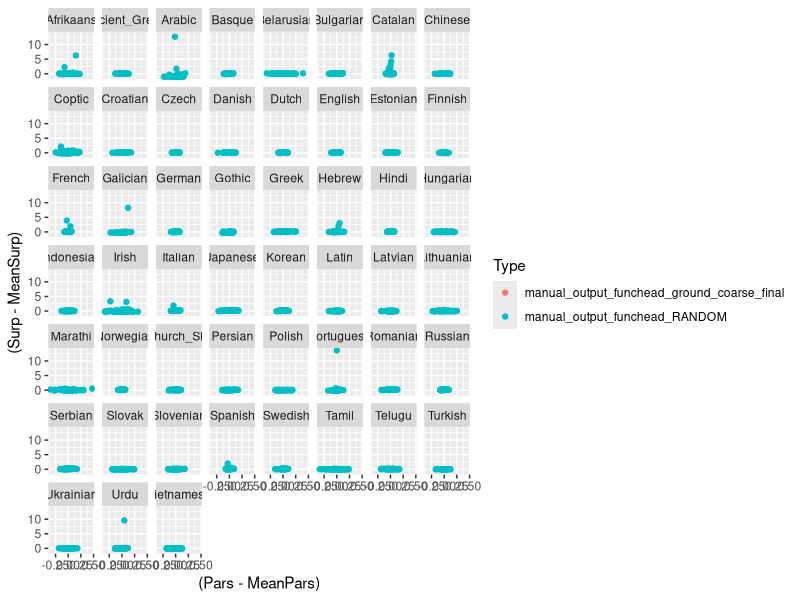

Source code (R): (Note: this script raises an error after producing the figure.)
# per language


library(lme4)
library(tidyr)
library(dplyr)
library(ggplot2)
#depl = read.csv("../../../grammars/dependency_length/total_summary_funchead_coarse.tsv", sep="\t")# %>% rename(Quality=AverageLength)

# Read predictability estimates
dataS =  read.csv("../../../grammars/plane/controls/plane-fixed-withoutPOS.tsv", sep="\t") %>% mutate(Model = as.character(Model))
dataS = dataS %>% group_by(Language, Type, Model) %>% summarise(Surp = mean(Surp, na.rm=TRUE))
dataS = as.data.frame(dataS)

# Read parseability estimates
dataP =  read.csv("../../../grammars/plane/controls/plane-parse-withoutPOS.tsv", sep="\t") %>% mutate(Model = as.character(Model))
dataP = dataP %>% group_by(Language, Type, Model) %>% summarise(UAS = mean(UAS, na.rm=TRUE), Pars = mean(Pars, na.rm=TRUE))
dataP = as.data.frame(dataP)

# Ensure everything is treated as a string, not a factor, to ensure the frames can be merged
dataS = dataS %>% mutate(Type = as.character(Type))
dataP = dataP %>% mutate(Type = as.character(Type))
dataS = dataS %>% mutate(Model = as.character(Model))
dataP = dataP %>% mutate(Model = as.character(Model))
dataS = dataS %>% mutate(Language = as.character(Language))
dataP = dataP %>% mutate(Language = as.character(Language))
data = merge(dataS, dataP, by=c("Language", "Model", "Type"), all.x=TRUE, all.y=TRUE)

# Collapse all five groups of random grammars (10 random grammars per group per language)
data = data %>% mutate(Type = ifelse(Type == "manual_output_funchead_RANDOM2", "manual_output_funchead_RANDOM", as.character(Type)))
data = data %>% mutate(Type = ifelse(Type == "manual_output_funchead_RANDOM3", "manual_output_funchead_RANDOM", as.character(Type)))
data = data %>% mutate(Type = ifelse(Type == "manual_output_funchead_RANDOM4", "manual_output_funchead_RANDOM", as.character(Type)))
data = data %>% mutate(Type = ifelse(Type == "manual_output_funchead_RANDOM5", "manual_output_funchead_RANDOM", as.character(Type)))





dataComp = data
dataCompBaseline = dataComp %>% filter(grepl("RANDOM", Type))
dataCompGround = dataComp %>% filter(Type == "manual_output_funchead_ground_coarse_final") %>% select(Language, Surp, Pars) %>% rename(SurpGround = Surp) %>% rename(ParsGround = Pars) %>% mutate(EffGround = ParsGround + 0.9*SurpGround) %>% group_by(Language)
dataComp = merge(dataCompBaseline, dataCompGround, by=c("Language"))

dataComp$Eff = dataComp$Pars + 0.9*dataComp$Surp

u = dataComp %>% group_by(Language) %>% summarise(BetterSurp = sum(Surp > SurpGround, na.rm=TRUE), WorseSurp = sum(Surp <= SurpGround, na.rm=TRUE), TotalSurp = BetterSurp+WorseSurp, BetterFracSurp = BetterSurp/TotalSurp, BetterPars = sum(Pars > ParsGround, na.rm=TRUE), WorsePars = sum(Pars <= ParsGround, na.rm=TRUE), TotalPars = BetterPars+WorsePars, BetterFracPars = BetterPars/TotalPars, BetterEff = sum(Eff > EffGround, na.rm=TRUE), WorseEff = sum(Eff <= EffGround, na.rm=TRUE), TotalEff = BetterEff+WorseEff, BetterFracEff = BetterEff/TotalEff )










#data = merge(data, depl %>% select(Language, Model,AverageLengthPerWord) %>% mutate(Model = as.character(Model)), by=c("Language", "Model"), all.x=TRUE)
data = data %>% mutate(Two = 0.9*Surp+Pars)

data2 = rbind(data)
data2 = data2 %>% group_by(Language, Type) %>% summarise(Surp=mean(Surp, na.rm=TRUE), Pars=mean(Pars, na.rm=TRUE)) %>% group_by(Language) %>% mutate(MeanSurp = mean(Surp, na.rm=TRUE), SDSurp = sd(Surp, na.rm=TRUE)) %>% mutate(MeanPars = mean(Pars, na.rm=TRUE), SDPars = sd(Pars, na.rm=TRUE))
plot = ggplot(data2, aes(x=(Pars-MeanPars)/SDPars, y=(Surp-MeanSurp)/SDSurp, color=Type, group=Type)) +geom_point()
#plot = ggplot(data, aes(x=(Pars), y=(Surp), color=Type, group=Type)) +geom_point()


#dataMean = data %>% group_by(Language) %>% summarise(MeanSurp = mean(Surp), SDSurp = sd(Surp)+0.0001)
#data_ = merge(data, dataMean, by=c("Language"))
#dataMean = data %>% group_by(Language) %>% summarise(MeanUAS = mean(UAS), SDUAS = sd(UAS)+0.0001)
#data_ = merge(data_, dataMean, by=c("Language"))
#
#plot = ggplot(data_, aes(x=(UAS), y=(Surp-MeanSurp), color=Type, group=Type)) +geom_point()

dataPBest = data %>% filter(Type == "manual_output_funchead_two_coarse_parser_best_balanced") %>% group_by(Language) %>% summarise(Pars = min(Pars, na.rm=TRUE))
data2Best = data %>% filter(Type == "manual_output_funchead_two_coarse_lambda09_best_large") %>% group_by(Language) %>% summarise(Two = min(Two, na.rm=TRUE))
dataSBest = data %>% filter(Type == "manual_output_funchead_langmod_coarse_best_balanced") %>% group_by(Language) %>% summarise(Surp = min(Surp, na.rm=TRUE))

dataP = data %>% filter(Type == "manual_output_funchead_two_coarse_parser_best_balanced")
data2 = data %>% filter(Type == "manual_output_funchead_two_coarse_lambda09_best_large")
dataS = data %>% filter(Type == "manual_output_funchead_langmod_coarse_best_balanced")

dataP = merge(dataP, dataPBest, by=c("Language", "Pars"))
data2 = merge(data2, data2Best, by=c("Language", "Two"))
dataS = merge(dataS, dataSBest, by=c("Language", "Surp"))


dataRandom = data %>% filter(grepl("RANDOM", Type))
#dataDepL = data %>% filter(grepl("depl", Type)) #%>% filter(Model %in% deplBest) ###%>% group_by(Language) %>% summarise(Surp = mean(Surp), Pars = mean(Pars))
dataGround = data %>% filter(grepl("ground", Type)) #%>% group_by(Language) %>% summarise(Surp = mean(Surp), Pars = mean(Pars))
#dataReal = data %>% filter(grepl("REAL", Type)) #%>% group_by(Language) %>% summarise(Surp = mean(Surp), Pars = mean(Pars))


D = dataGround %>% select(Language, Type, Model)
#write.csv(D, file="../strongest_models/models-mle.csv")




#dataDepLBest = dataDepL %>% group_by(Language) %>% summarise(AverageLengthPerWord = min(AverageLengthPerWord))
#dataDepL = merge(dataDepL, dataDepLBest, by=c("Language", "AverageLengthPerWord"))

#D = dataDepL %>% select(Language, Type, Model, AverageLengthPerWord)
#write.csv(D, file="../strongest_models/best-depl.csv")




data = rbind(dataP, data2)
data = rbind(data, dataS)
data = rbind(data, dataRandom)
#data = rbind(data, dataDepL)
data = rbind(data, dataGround)
#data = rbind(data, dataReal)


#data2 = data2 %>% %>% group_by(Language) %>% mutate(MeanSurp = mean(Surp, na.rm=TRUE), SDSurp = sd(Surp, na.rm=TRUE)) %>% mutate(MeanPars = mean(Pars, na.rm=TRUE), SDPars = sd(Pars, na.rm=TRUE))

dataMean = data %>% group_by(Language, Type) %>% summarise(Surp=mean(Surp, na.rm=TRUE)) %>% group_by(Language) %>% summarise(MeanSurp = mean(Surp, na.rm=TRUE), SDSurp = sd(Surp, na.rm=TRUE)+0.0001)
#write.csv(dataMean, file="surp-z.csv")
data = merge(data, dataMean, by=c("Language"))
#dataDepL = merge(dataDepL, dataMean, by=c("Language"))
dataMean = data %>% group_by(Language, Type) %>% summarise(Pars=mean(Pars, na.rm=TRUE)) %>% group_by(Language) %>% summarise(MeanPars = mean(Pars, na.rm=TRUE), SDPars = sd(Pars, na.rm=TRUE)+0.0001)
#write.csv(dataMean, file="pars-z.csv")
data = merge(data, dataMean, by=c("Language"))
#dataDepL = merge(dataDepL, dataMean, by=c("Language"))

dataMean = data %>% filter(grepl("RANDOM", Type)) %>% group_by(Language) %>% summarise(MeanSurpRand = mean(Surp, na.rm=TRUE), SDSurpRand = sd(Surp, na.rm=TRUE)+0.0001)
data = merge(data, dataMean, by=c("Language"))
#dataDepL = merge(dataDepL, dataMean, by=c("Language"))
dataMean = data %>% filter(grepl("RANDOM", Type)) %>% group_by(Language) %>% summarise(MeanParsRand = mean(Pars, na.rm=TRUE), SDParsRand = sd(Pars, na.rm=TRUE)+0.0001)
data = merge(data, dataMean, by=c("Language"))
#dataDepL = merge(dataDepL, dataMean, by=c("Language"))



D = data %>% filter(Type == "manual_output_funchead_two_coarse_lambda09_best_large") %>% select(Language, Type, Model, Pars, Surp)
#write.csv(D, file="best-two-lambda09-best-balanced.csv")


D = data %>% filter(Type == "manual_output_funchead_langmod_coarse_best_balanced") %>% select(Language, Type, Model, Surp)
#write.csv(D, file="../strongest_models/best-langmod-best-balanced.csv")


D = data %>% filter(Type == "manual_output_funchead_two_coarse_parser_best_balanced") %>% select(Language, Type, Model, Pars)
#write.csv(D, file="best-parse-best-balanced.csv")






plot = ggplot(data, aes(x=(Pars-MeanPars)/SDPars, y=(Surp-MeanSurp)/SDSurp, color=Type, group=Type)) +geom_point()
plot = ggplot(data, aes(x=(Pars-MeanPars), y=(Surp-MeanSurp), color=Type, group=Type)) +geom_point()

plot = ggplot(data, aes(x=(Pars-MeanPars)/SDPars, y=(Surp-MeanSurp)/SDSurp, color=Type, group=Type)) +geom_point() + facet_wrap(~Language, scales="free")

plot = ggplot(data, aes(x=(Pars-MeanPars), y=(Surp-MeanSurp), color=Type, group=Type)) +geom_point() + facet_wrap(~Language)


data = data %>% mutate(Pars_z = (Pars-MeanPars)/SDPars, Surp_z=(Surp-MeanSurp)/SDSurp)

subData = data %>% filter(Type %in% c("manual_output_funchead_two_coarse_parser_best_balanced", "manual_output_funchead_two_coarse_lambda09_best_large", "manual_output_funchead_langmod_coarse_best_balanced"))

subData = subData[order(subData$Type),]

Step = c()
Surp_z = c()
Pars_z = c()
Language = c()
for(language in unique(subData$Language)) {
   u = subData %>% filter(Language == language)

   # Pareto hull

   # Find the maximum predictability end, with the associated parseability
   pred = min(u$Surp_z)
   pars = (u %>% filter(Type == "manual_output_funchead_langmod_coarse_best_balanced"))$Pars_z[1]

   Surp_z = c(Surp_z, pred)
   Pars_z = c(Pars_z, pars)
   Language = c(Language, language)
   Step = c(Step, 1)

   # Find the maximum efficiency end
   pred = (u %>% filter(Type == "manual_output_funchead_two_coarse_lambda09_best_large"))$Surp_z[1]
   pars = (u %>% filter(Type == "manual_output_funchead_two_coarse_lambda09_best_large"))$Pars_z[1]

   Surp_z = c(Surp_z, pred)
   Pars_z = c(Pars_z, pars)
   Language = c(Language, language)
   Step = c(Step, 2)

   # Find the maximum parseability end, with the associated predictability
   pred = (u %>% filter(Type == "manual_output_funchead_two_coarse_parser_best_balanced"))$Surp_z[1]
   pars = min(u$Pars_z)

   Surp_z = c(Surp_z, pred)
   Pars_z = c(Pars_z, pars)
   Language = c(Language, language)
   Step = c(Step, 3)

}

subData = data.frame(Language=Language, Surp_z=Surp_z, Pars_z=Pars_z)
subData$Type = "Pareto"



corpusSize = read.csv("../../corpus-size/corpus-sizes.tsv", sep="\t")
languagesOrdered = corpusSize$language[order(-corpusSize$sents_train)]

data$Language = factor(data$Language, levels=languagesOrdered)
subData$Language = factor(subData$Language, levels=languagesOrdered)



plot = ggplot(data %>% filter(Type %in% c("manual_output_funchead_RANDOM")) %>% filter(Surp_z < 3), aes(x=-Pars_z, y=-Surp_z, color=Type, group=Type))
plot = plot + geom_point()
plot = plot + geom_path(data=subData, aes(x=-Pars_z, y=-Surp_z, group=1), size=1.5)
plot = plot + geom_point(data=data %>% filter(Type == "manual_output_funchead_ground_coarse_final"), shape=4, size=1.5, stroke=2)
plot = plot + facet_wrap(~Language, scales="free")
plot = plot + theme_bw()
plot = plot + scale_x_continuous(name="Parseability") + scale_y_continuous(name="Predictability")
plot = plot + theme(legend.title = element_blank())  
plot = plot + guides(color=guide_legend(nrow=2,ncol=4,byrow=TRUE)) 
plot = plot + theme(legend.title = element_blank(), legend.position="bottom")
plot = plot + theme(axis.title.x = element_text(size=17))
plot = plot + theme(axis.title.y = element_text(size=17))
plot = plot + theme(legend.text = element_text(size=12))
plot = plot + theme(legend.margin=margin(t = 0, unit='cm'))
plot = plot + theme(legend.position = "none")
ggsave(plot, file="pareto-plane-perLanguage-lexicalized-mle.pdf", width=12, height=12)
